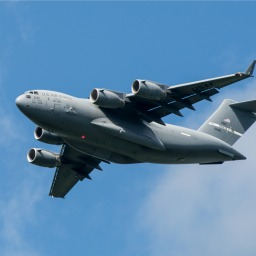
#> input picture content/deep_learning/keras/images/plane_256x256.jpg, 256 x 256 px, found by its file name
$ jupyter execute cropping_images.ipynb
#> lines starting #> are read from the running program, lines starting #| are printed output that depends on the picture
Title: Cropping Images
Slug: cropping_images
Summary: How to cropping images using OpenCV in Python.
Date: 2017-09-11 12:00
Category: Machine Learning
Tags: Preprocessing Images
Authors: Chris Albon

## Preliminaries

[cell 1]
# Load image
import cv2
import numpy as np
from matplotlib import pyplot as plt

## Load Image As Greyscale

[cell 2]
# Load image as grayscale
image = cv2.imread('images/plane_256x256.jpg', cv2.IMREAD_GRAYSCALE)
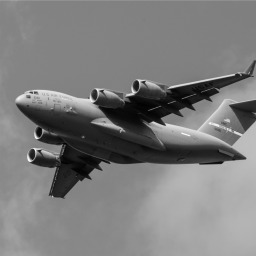
#> image: shape (256, 256); min 0, max 252, mean 124.4

## Crop Image

[cell 3]
# Select first half of the columns and all rows
image_cropped = image[:,:126]
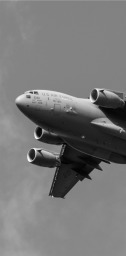
#> image_cropped: shape (256, 126); min 0, max 252, mean 119
